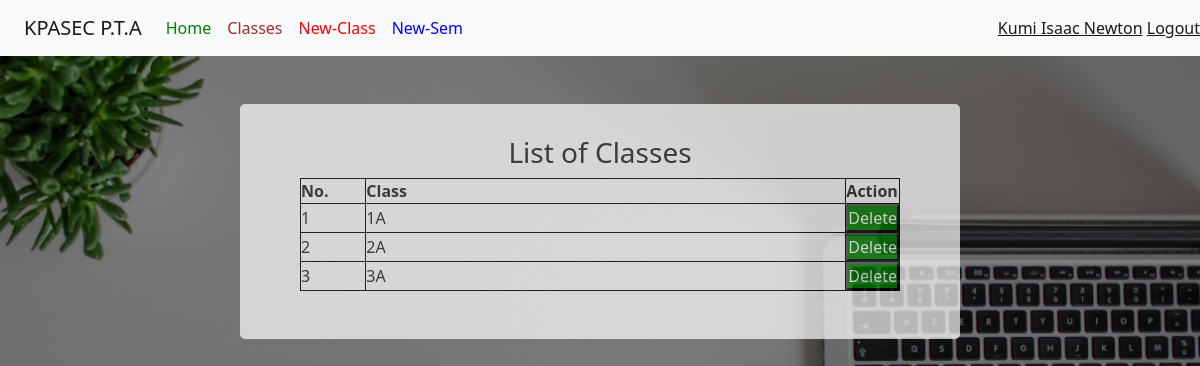
Page /accountant_dashboard/student_classes/ (signed in) on the committed database.
### app.py (models this page shows, shortened)
class User(db.Model, UserMixin):
	__bind_key__ = "kpasec"
	id = db.Column(db.Integer, primary_key=True)
	date = db.Column(db.DateTime, default = datetime.utcnow())
	username = db.Column(db.String(80), unique=False, nullable=False)
	email = db.Column(db.String(120), unique=True, nullable=False)
	password = db.Column(db.String(120), nullable=False)
	is_admin = db.Column(db.Boolean,  default=False)
	function = db.Column(db.String(120))
	approval = db.Column(db.Boolean, default=False)

class Classes(db.Model):
	__bind_key__ = "kpasec"
	id = db.Column(db.Integer, primary_key=True)
	date = db.Column(db.DateTime, default = datetime.utcnow())
	class1 = db.Column(db.String(10), unique=False, nullable=False)

### app.py (the view)
@app.route("/accountant_dashboard/student_classes/", methods=['POST', 'GET'])
@login_required
def student_classes():
	if current_user.is_authenticated and current_user.approval:
		newclass = NewClassForm()
		if newclass.validate_on_submit():
			cls1 = Classes(class1=newclass.data.get('newclass'))
			db.session.add(cls1)
			db.session.commit()
			flash(f"Class {newclass.data.get('newclass')} added class lists", "success")
		classes = Classes.query.all()
		return render_template("students_classes.html", newclass=newclass, classes=classes)
	else:
		abort(404)

### app.py (shortened to what this page needs)
class NewClassForm(FlaskForm):
	newclass = StringField("Class Name", validators=[DataRequired(), Length(max	= 5)])
	submit = SubmitField("create")

### app.py (called while the page is built)
@login_manager.user_loader
def load_user(user_id):
	return User.query.get(int(user_id))

### templates/students_classes.html (shortened to what this page needs)
{% extends "bootstrap.html" %}
{% block content %}
<!DOCTYPE html>
<html>
<head>
</head>
<body>
<header>
		<nav class="navbar navbar-expand-lg navbar-light bg-light">
			    <a class="navbar-brand kpa" href="#">KPASEC P.T.A</a>
				<div class="collapse navbar-collapse" id="navbarText">
			      <ul class="navbar-nav me-auto mb-2 mb-lg-0">
			        <li class="nav-item">
			          <a class="nav-link active " aria-current="page" href="{{url_for('accountant_dashboard')}}" id="dash">Home</a>
			        </li>
			        <li class="nav-item d-flex">
			          <a class="nav-link" href="#" id="lis">Classes</a>
			        </li>
			        <li class="nav-item">
			          <a class="nav-link " href="#" id="new-class">New-Class</a>
			        </li>
			        <li class="nav-item">
			          <a class="nav-link " href="{{url_for('begin_sem')}}" id="new-sem">New-Sem</a>
			        </li>
			      </ul>
			      <span class="navbar-text" >
			      	<a href="{{url_for('account')}}" class="nn">{{current_user.username}}</a>
			      	<a href="{{url_for('logout')}}">Logout</a>
			      </span>
			    </div>
			</nav>
	</header>
   <center>
   	<div class="ttable" id="cont1">
   		<h3 class="topp" style="padding-top:4vh">List of Classes </h3>
   		<table >
   			<tr>
   				<th>No.</th>
   				<th>Class</th>
   				<th class="act">Action</th>
   			</tr>
   			{% for cls in classes %}
   			<tr>
   				<td>{{loop.index}}</td>
   				<td class="fom">{{cls.class1}}</td>
   				<td class="act">
   					<a href="{{url_for('delete_class', id = cls.id)}}">
   						<input type="submit" name="" value="Delete">
   					</a>
   				</td>
   			</tr>
   			{% endfor %}
   		</table><br><br>
   	</div><br>
</center>
</body>
</html>
{% endblock %}

### rows in the picture
User: username "Kumi Isaac Newton"
Classes: class1 "1A"
Classes: class1 "2A"
Classes: class1 "3A"
